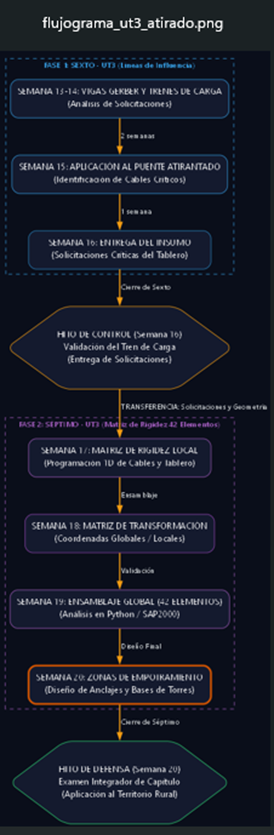

Python code for this plot:
# -*- coding: utf-8 -*-
"""
FLUJOGRAMA VERTICAL A4 - ARTICULACIÓN UT3 (PUENTE ATIRANTADO)
Proyecto: ECT-UNESUM-2026 (Sexto y Séptimo) - Estilo Oscuro
Secuencia: Líneas de Influencia (Sexto) -> Matriz de Rigidez (Séptimo)
"""

import os
import graphviz

# Ruta de Graphviz
ruta_graphviz = r'C:\Program Files\Graphviz\bin'
if not os.path.exists(ruta_graphviz):
    ruta_graphviz = r'C:\Users\geryl\AppData\Local\Programs\Graphviz\bin'
os.environ["PATH"] += os.pathsep + ruta_graphviz

def generar_flujograma_ut3_atirado():
    dot = graphviz.Digraph(comment='Flujo A4 UT3 Atirantado', format='png')
    # Configuración A4 vertical con fondo oscuro
    dot.attr(rankdir='TB', size='8,11', nodesep='0.4', ranksep='0.6', bgcolor='#0a0e1a') 
    
    # Estilos generales
    dot.attr('node', shape='box', style='filled, rounded', fontname='Segoe UI', fontcolor='white', margin='0.15', fillcolor='#141a2e')
    dot.attr('edge', color='#f39c12', penwidth='2', fontname='Segoe UI bold', fontsize='11', fontcolor='#ecf0f1')

    # --- BLOQUE SEXTO (UT3) ---
    with dot.subgraph(name='cluster_sexto') as c:
        c.attr(label='FASE 1: SEXTO - UT3 (Líneas de Influencia)', color='#3498db', fontcolor='#3498db', style='dashed', fontname='Segoe UI bold', fontsize='12')
        c.node('S1', 'SEMANA 13-14: VIGAS GERBER Y TRENES DE CARGA\n(Análisis de Solicitaciones)', color='#3498db', width='4')
        c.node('S2', 'SEMANA 15: APLICACIÓN AL PUENTE ATIRANTADO\n(Identificación de Cables Críticos)', color='#3498db', width='4')
        c.node('S3', 'SEMANA 16: ENTREGA DEL INSUMO\n(Solicitaciones Críticas del Tablero)', color='#2980b9', width='4')

    # --- HITO DE CONTROL ---
    dot.node('T1', 'HITO DE CONTROL (Semana 16)\nValidación del Tren de Carga\n(Entrega de Solicitaciones)', 
             color='#f39c12', shape='hexagon', fontcolor='white', width='4')

    # --- BLOQUE SÉPTIMO (UT3) ---
    with dot.subgraph(name='cluster_septimo') as c:
        c.attr(label='FASE 2: SÉPTIMO - UT3 (Matriz de Rigidez 42 Elementos)', color='#9b59b6', fontcolor='#9b59b6', style='dashed', fontname='Segoe UI bold', fontsize='12')
        c.node('P1', 'SEMANA 17: MATRIZ DE RIGIDEZ LOCAL\n(Programación 1D de Cables y Tablero)', color='#9b59b6', width='4')
        c.node('P2', 'SEMANA 18: MATRIZ DE TRANSFORMACIÓN\n(Coordenadas Globales / Locales)', color='#8e44ad', width='4')
        c.node('P3', 'SEMANA 19: ENSAMBLAJE GLOBAL (42 ELEMENTOS)\n(Análisis en Python / SAP2000)', color='#9b59b6', width='4')
        c.node('P4', 'SEMANA 20: ZONAS DE EMPOTRAMIENTO\n(Diseño de Anclajes y Bases de Torres)', color='#d35400', width='4', penwidth='3')

    # --- HITO DE CONTROL FINAL ---
    dot.node('T2', 'HITO DE DEFENSA (Semana 20)\nExamen Integrador de Capítulo\n(Aplicación al Territorio Rural)', 
             color='#2ecc71', shape='hexagon', fontcolor='white', width='4')

    # --- CONEXIONES (La secuencia cuántica) ---
    dot.edge('S1', 'S2', label=' 2 semanas')
    dot.edge('S2', 'S3', label=' 1 semana')
    dot.edge('S3', 'T1', label=' Cierre de Sexto')
    
    # El insumo pasa a Séptimo
    dot.edge('T1', 'P1', label=' TRANSFERENCIA: Solicitaciones y Geometría')
    
    dot.edge('P1', 'P2', label=' Ensamblaje')
    dot.edge('P2', 'P3', label=' Validación')
    dot.edge('P3', 'P4', label=' Diseño Final')
    dot.edge('P4', 'T2', label=' Cierre de Séptimo')

    # Generar imagen
    nombre_archivo = 'flujograma_ut3_atirado'
    dot.render(nombre_archivo, view=True, cleanup=True)
    print(f"✅ Flujograma UT3 (Atirantado) generado: {nombre_archivo}.png")

if __name__ == "__main__":
    generar_flujograma_ut3_atirado()
